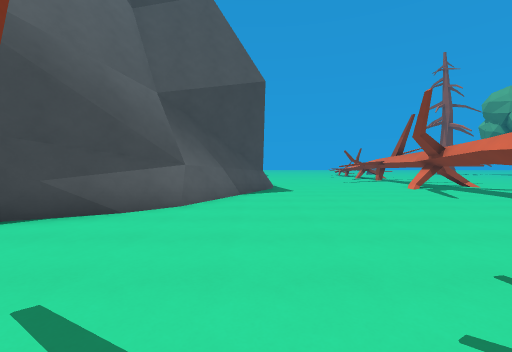
view 1 (above)

17 first-person views from a walk through a Godot game level. The camera is 1.5 m above the floor, tilts 2° down and sees 90° across. The floor is counted in squares, 1.8 m on a side. Each view is taken from the middle of a square. On the plan, view 1 faces up. The plan holds only what a view shows up to about 10 squares ahead; the rest is blank. The place goes on beyond the plan.

view 2
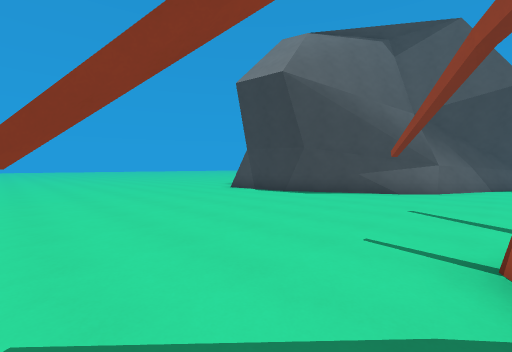

view 3
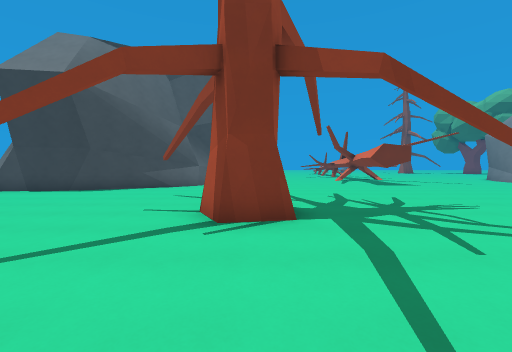

view 4
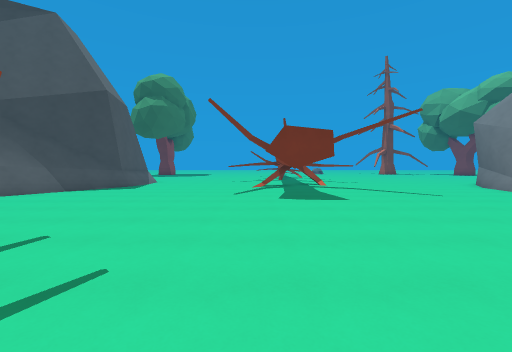

view 5
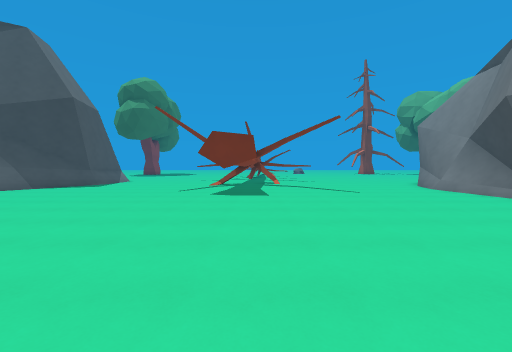

view 6
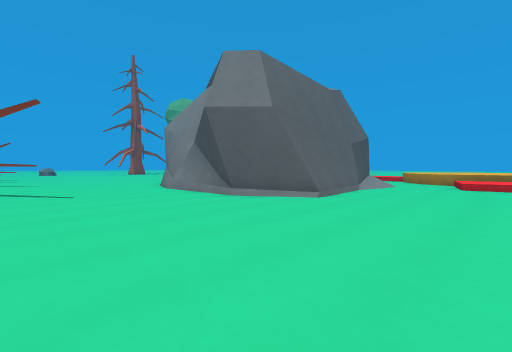

view 7
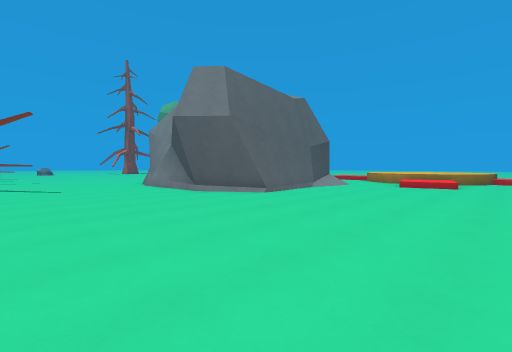

view 8
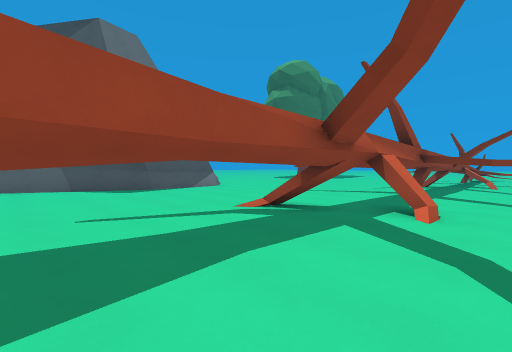

view 9
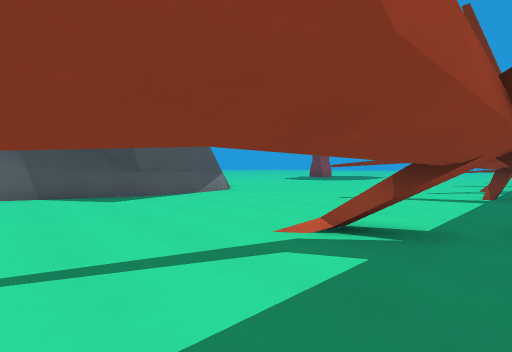

view 10
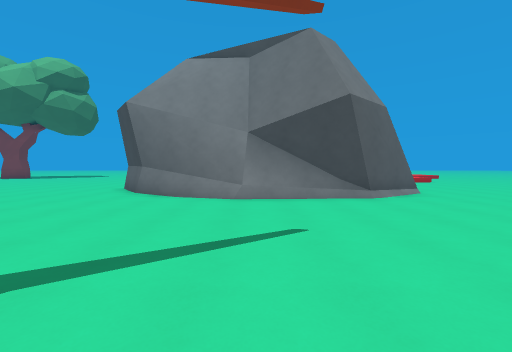

view 11
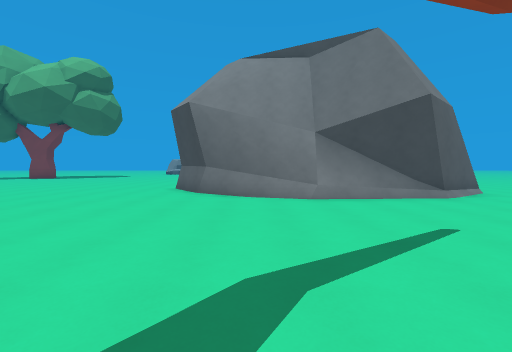

view 12
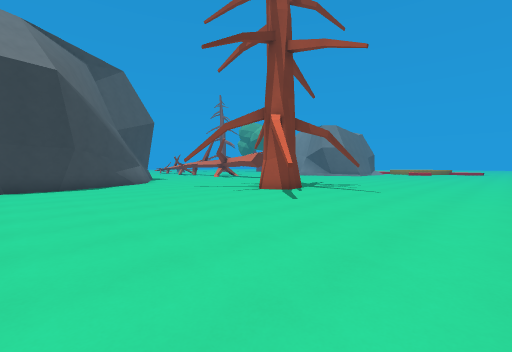

view 13
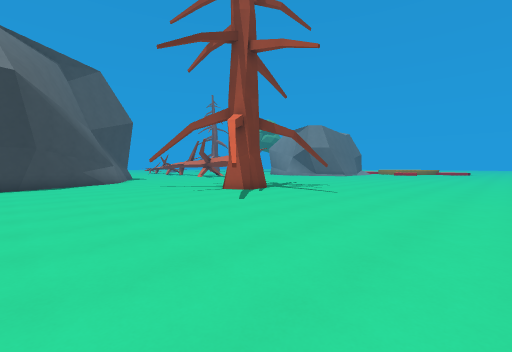

view 14
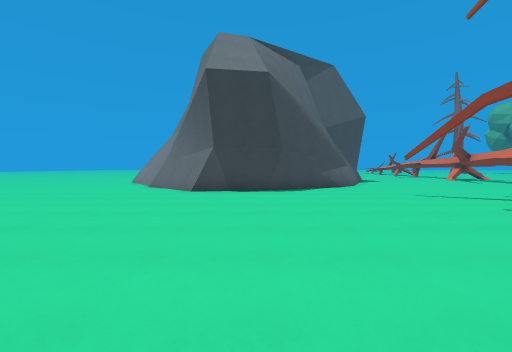

view 15
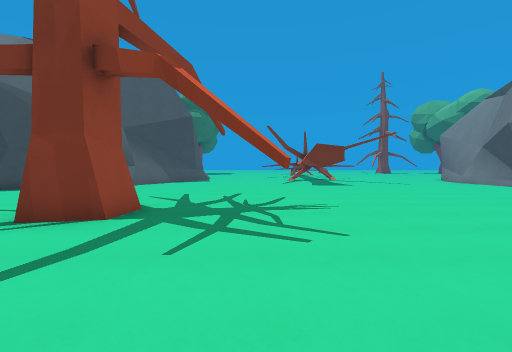

view 16
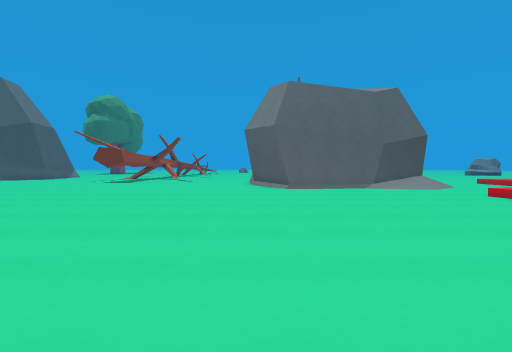

view 17
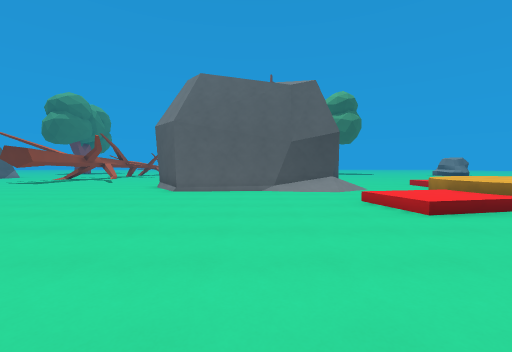

### Floor plan
Key: @ floor where view 1 was taken; # wall or solid block; . floor; / step, stairs or slope; T thing the floor can be seen under or through.
Columns run from 9 left of view 1 to 21 right of it. Each row starts with its distance up from view 1.
 19                ..##.
 18                ..#..      ..
 17                ..#..     ...
 16             .. ..#..    ....
 15            .... .#..   .....
 14           ....# .##.  ......
 13          #.......#.# .......
 12          #.......#.........#
 11          #......T./.......##
 10          #......T........##
  9         ##...... ........#
  8         #....... .......##
  7        ##....... .......#
  6       ##........T.......#
  5      ##.................#
  4 ## ###..................##
  3 .###.....................#  ###
  2 .........................####//
  1 ...............................
  0 .........@.....................
 -1 ..........#....................
 -2 ..........#....................
 -3 .............#...  ............
 -4 .......#........   ............
 -5   .............      ..........
 -6   .............       ........
 -7   ..............       ...  .
 -8   ...............       .
 -9    ..............

Positions as (right, up) in squares from view 1, and headings:
1: (0, 0), facing up
2: (0, -4), facing up-left
3: (1, -6), facing up
4: (6, -1), facing up
5: (8, -2), facing up
6: (10, -2), facing up-right
7: (10, -4), facing up-right
8: (10, 6), facing up-left
9: (8, 7), facing up-left
10: (8, 7), facing right
11: (8, 9), facing right
12: (-7, -8), facing up-right
13: (-6, -9), facing up-right
14: (-6, -6), facing up
15: (4, -6), facing up
16: (15, -8), facing up
17: (19, -7), facing up
